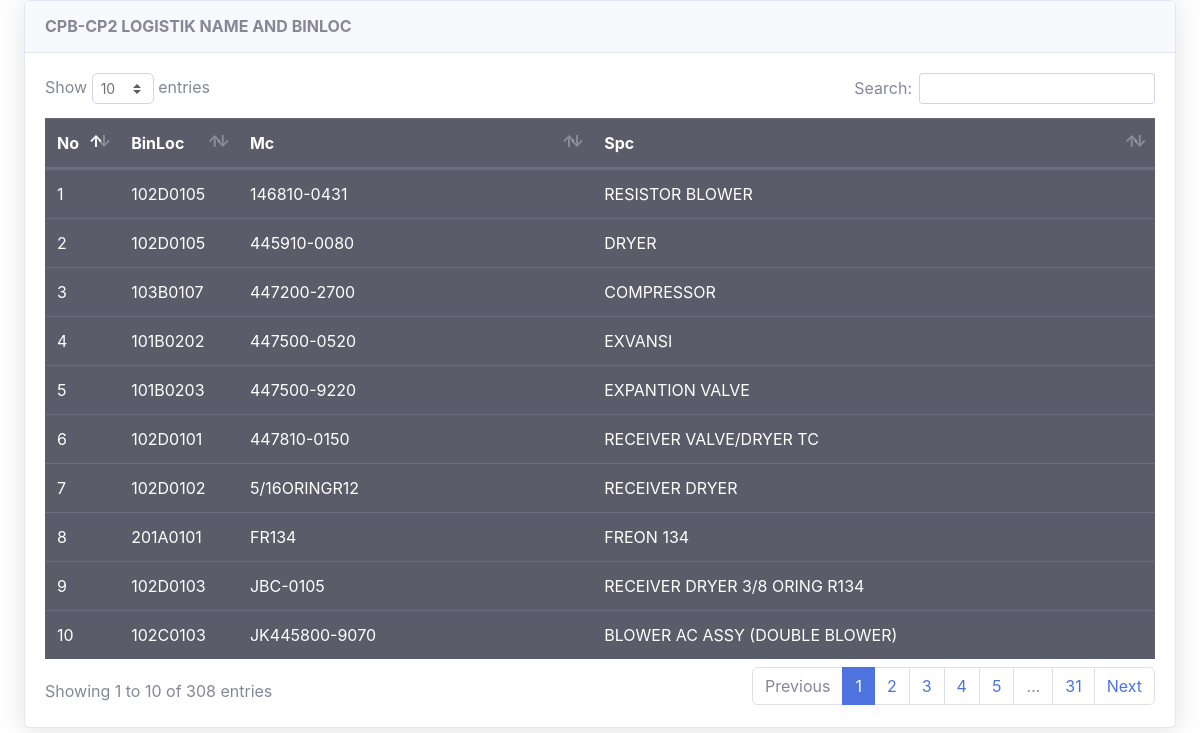
The page / on the database its author committed.
### tables this page shows
CREATE TABLE `db_log` (
  `id_log` int(11) NOT NULL,
  `mc` varchar(28) DEFAULT NULL,
  `spc` varchar(47) DEFAULT NULL,
  `binloc` varchar(8) DEFAULT NULL
);

### index.php (the view, shortened to what this page needs)
<!doctype html>
<html lang="en">
  <head>
     <link href="css/vendor/fontawesome-free/css/all.min.css" rel="stylesheet" type="text/css">
  <link href="css/css/sb-admin-2.min.css" rel="stylesheet">
  <link href="css/vendor/datatables/dataTables.bootstrap4.min.css" rel="stylesheet">
  </head>
  <body>
      <div class="container-fluid">
    <div class="card shadow mb-4">
        <div class="card-header py-3">
            <h6 class="m-0 font-weight-bold ">CPB-CP2 LOGISTIK NAME AND BINLOC</h6>
        </div>
    <?php
$koneksi = mysqli_connect("localhost","eddyyucc_cpb","cpb-cp2-logistik","eddyyucc_cpb-log-cp2");
?>
    <div class="card-body">
            <div class="table-responsive">
  <table class="table table-dark" id="dataTable" width="100%" cellspacing="0">
  <thead>
    <tr>
    <th>No</th>
    <th>BinLoc</th>
    <th>Mc</th>
    <th>Spc</th>
    </tr>
  </thead>
  <tbody>
      <?php
		$no = 1;
		$data = mysqli_query($koneksi,"select * from db_log");
		while($d = mysqli_fetch_array($data)){
?>
  <tr>
      <td><?php echo $no++; ?></td>
      <td><?php echo $d['binloc']; ?></td>
      <td><?php echo $d['mc']; ?></td>
      <td><?php echo $d['spc']; ?></td>
    </tr>
  <?php
		}
		?>
  </tbody>
</table>
</div>
</div>
</div>
</div>
  </body>
</html>

### rows shown on the page
db_log: binloc "102D0105", mc "146810-0431", spc "RESISTOR BLOWER"
db_log: binloc "102D0105", mc "445910-0080", spc "DRYER"
db_log: binloc "103B0107", mc "447200-2700", spc "COMPRESSOR"
db_log: binloc "101B0202", mc "447500-0520", spc "EXVANSI"
db_log: binloc "101B0203", mc "447500-9220", spc "EXPANTION VALVE"
db_log: binloc "102D0101", mc "447810-0150", spc "RECEIVER VALVE/DRYER TC"
db_log: binloc "102D0102", mc "5/16ORINGR12", spc "RECEIVER DRYER"
db_log: binloc "201A0101", mc "FR134", spc "FREON 134"
db_log: binloc "102D0103", mc "JBC-0105", spc "RECEIVER DRYER 3/8 ORING R134"
db_log: binloc "102C0103", mc "JK445800-9070", spc "BLOWER AC ASSY (DOUBLE BLOWER)"
